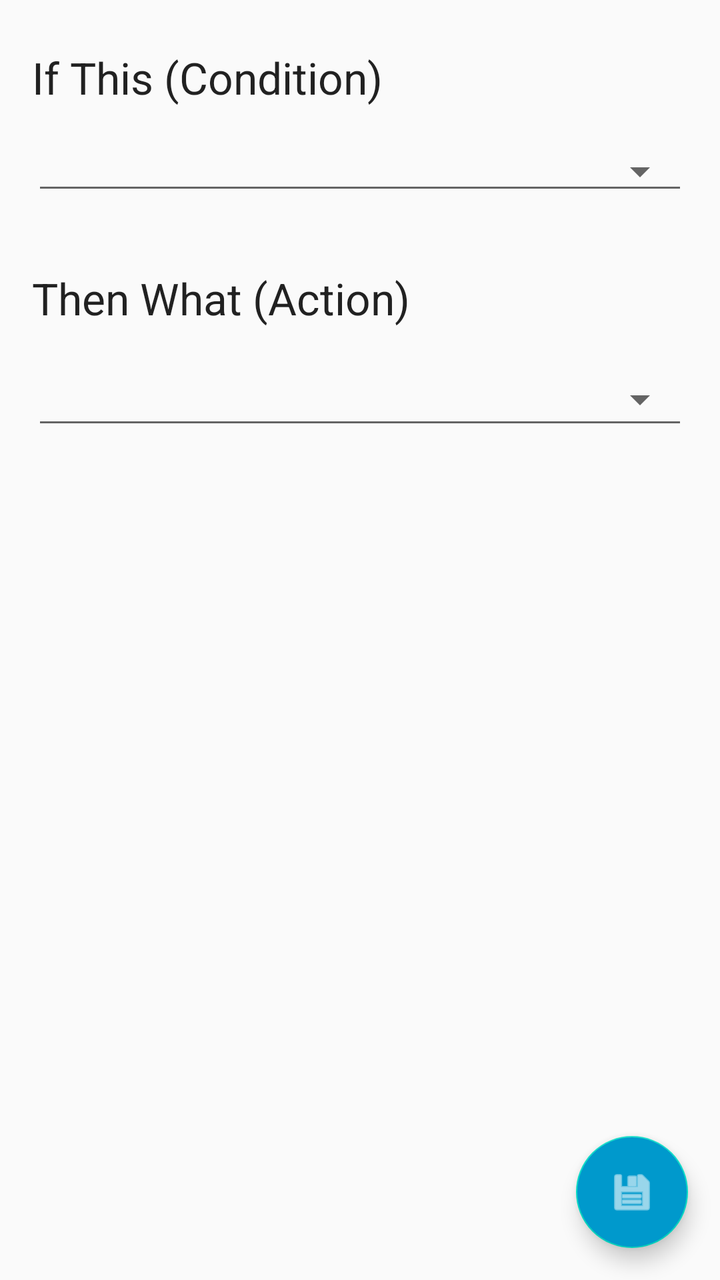
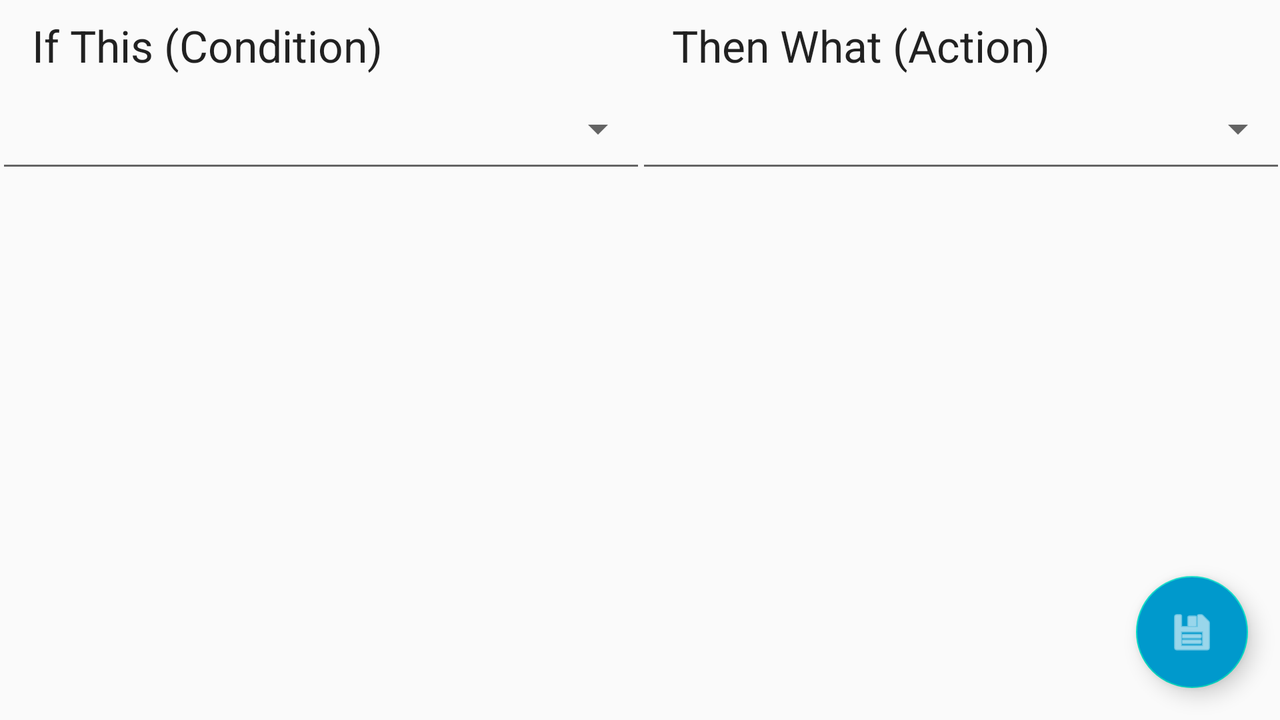

The same Android screen from two of the app's own layout files: first res/layout/ as a phone draws it, then the repository's variant for another configuration, drawn on a device whose configuration selects that folder. Both files follow.
<!-- AndroidManifest.xml: application theme AppTheme -->
<!-- res/layout/activity_add_routine.xml -->
<?xml version="1.0" encoding="utf-8"?>
<androidx.coordinatorlayout.widget.CoordinatorLayout xmlns:android="http://schemas.android.com/apk/res/android"
    xmlns:app="http://schemas.android.com/apk/res-auto"
    xmlns:tools="http://schemas.android.com/tools"
    android:layout_width="match_parent"
    android:layout_height="match_parent"
    tools:context=".AddRoutineActivity">

    <com.google.android.material.floatingactionbutton.FloatingActionButton
        android:id="@+id/saveFab"
        android:layout_width="wrap_content"
        android:layout_height="wrap_content"
        android:layout_gravity="bottom|end"
        android:layout_margin="@dimen/fab_margin"
        android:tint="@android:color/white"
        android:backgroundTint="@android:color/holo_blue_dark"
        app:srcCompat="@android:drawable/ic_menu_save" />

    <ScrollView
        android:layout_width="match_parent"
        android:layout_height="match_parent">

        <androidx.constraintlayout.widget.ConstraintLayout
            android:layout_width="match_parent"
            android:layout_height="wrap_content">

            <TextView
                android:id="@+id/ifThis"
                android:layout_width="wrap_content"
                android:layout_height="wrap_content"
                android:layout_marginStart="16dp"
                android:layout_marginTop="24dp"
                android:text="@string/if_this_condition"
                android:textAppearance="@style/TextAppearance.AppCompat.Large"
                app:layout_constraintStart_toStartOf="parent"
                app:layout_constraintTop_toTopOf="parent" />

            <TextView
                android:id="@+id/thenWhat"
                android:layout_width="wrap_content"
                android:layout_height="wrap_content"
                android:layout_marginStart="16dp"
                android:layout_marginTop="16dp"
                android:text="@string/then_what_action"
                android:textAppearance="@style/TextAppearance.AppCompat.Large"
                app:layout_constraintStart_toStartOf="parent"
                app:layout_constraintTop_toBottomOf="@+id/conditionContainer" />

            <Spinner
                android:id="@+id/conditionSpinner"
                style="@style/Widget.AppCompat.Spinner.Underlined"
                android:layout_width="match_parent"
                android:layout_height="33dp"
                android:layout_marginStart="16dp"
                android:layout_marginTop="16dp"
                android:layout_marginEnd="16dp"
                android:textAppearance="@style/TextAppearance.AppCompat.Large"
                app:layout_constraintEnd_toEndOf="parent"
                app:layout_constraintStart_toStartOf="parent"
                app:layout_constraintTop_toBottomOf="@+id/ifThis" />

            <Spinner
                android:id="@+id/actionSpinner"
                style="@style/Widget.AppCompat.Spinner.Underlined"
                android:layout_width="match_parent"
                android:layout_height="40dp"
                android:layout_marginStart="16dp"
                android:layout_marginTop="16dp"
                android:layout_marginEnd="16dp"
                android:textAppearance="@style/TextAppearance.AppCompat.Large"
                app:layout_constraintEnd_toEndOf="parent"
                app:layout_constraintStart_toStartOf="parent"
                app:layout_constraintTop_toBottomOf="@+id/thenWhat" />

            <LinearLayout
                android:id="@+id/conditionContainer"
                android:layout_width="wrap_content"
                android:layout_height="wrap_content"
                android:layout_marginTop="16dp"
                android:orientation="vertical"
                app:layout_constraintEnd_toEndOf="parent"
                app:layout_constraintStart_toStartOf="parent"
                app:layout_constraintTop_toBottomOf="@+id/conditionSpinner" />

            <LinearLayout
                android:id="@+id/actionContainer"
                android:layout_width="match_parent"
                android:layout_height="wrap_content"
                android:layout_marginTop="16dp"
                android:orientation="vertical"
                app:layout_constraintEnd_toEndOf="parent"
                app:layout_constraintStart_toStartOf="parent"
                app:layout_constraintTop_toBottomOf="@+id/actionSpinner"
                android:paddingBottom="90dp"/>

        </androidx.constraintlayout.widget.ConstraintLayout>
    </ScrollView>


</androidx.coordinatorlayout.widget.CoordinatorLayout>
<!-- resources referenced by this layout -->
<resources>
  <dimen name="fab_margin">16dp</dimen>
  <string name="if_this_condition">If This (Condition)</string>
  <string name="then_what_action">Then What (Action)</string>
  <style name="AppTheme" parent="Theme.AppCompat.Light.DarkActionBar">
          
          <item name="colorPrimary">@color/colorPrimary</item>
          <item name="colorPrimaryDark">@color/colorPrimaryDark</item>
          <item name="colorAccent">@color/colorAccent</item>
      </style>
  <color name="colorPrimary">#6200EE</color>
  <color name="colorPrimaryDark">#3700B3</color>
  <color name="colorAccent">#03DAC5</color>
</resources>
<!-- res/layout-land/activity_add_routine.xml (the repository's variant of the layout above) -->
<!-- drawn on the phone turned sideways -->
<?xml version="1.0" encoding="utf-8"?>
<androidx.coordinatorlayout.widget.CoordinatorLayout xmlns:android="http://schemas.android.com/apk/res/android"
    xmlns:app="http://schemas.android.com/apk/res-auto"
    xmlns:tools="http://schemas.android.com/tools"
    android:layout_width="match_parent"
    android:layout_height="match_parent"
    tools:context=".AddRoutineActivity">

    <com.google.android.material.floatingactionbutton.FloatingActionButton
        android:id="@+id/saveFab"
        android:layout_width="wrap_content"
        android:layout_height="wrap_content"
        android:layout_gravity="bottom|end"
        android:layout_margin="@dimen/fab_margin"
        android:tint="@android:color/white"
        android:backgroundTint="@android:color/holo_blue_dark"
        app:srcCompat="@android:drawable/ic_menu_save" />

    <LinearLayout
        android:layout_width="match_parent"
        android:layout_height="match_parent"
        android:orientation="horizontal"
        android:baselineAligned="false">

        <androidx.constraintlayout.widget.ConstraintLayout
            android:id="@+id/ConstraintCondition"
            android:layout_width="0dp"
            android:layout_height="match_parent"
            android:layout_weight="0.5">

            <TextView
                android:id="@+id/ifThis"
                android:layout_width="wrap_content"
                android:layout_height="wrap_content"
                android:layout_marginStart="16dp"
                android:layout_marginTop="8dp"
                android:text="@string/if_this_condition"
                android:textAppearance="@style/TextAppearance.AppCompat.Large"
                app:layout_constraintStart_toStartOf="parent"
                app:layout_constraintTop_toTopOf="parent" />

            <Spinner
                android:id="@+id/conditionSpinner"
                style="@style/Widget.AppCompat.Spinner.Underlined"
                android:layout_width="325dp"
                android:layout_height="54dp"
                android:textAppearance="@style/TextAppearance.AppCompat.Large"
                app:layout_constraintEnd_toEndOf="parent"
                app:layout_constraintStart_toStartOf="parent"
                app:layout_constraintTop_toBottomOf="@+id/ifThis" />


            <ScrollView
                android:id="@+id/scrollCondition"
                android:layout_width="0dp"
                android:layout_height="wrap_content"
                app:layout_constraintEnd_toEndOf="parent"
                app:layout_constraintStart_toStartOf="parent"
                app:layout_constraintTop_toBottomOf="@+id/conditionSpinner">

                <LinearLayout
                    android:layout_width="wrap_content"
                    android:layout_height="wrap_content"
                    android:orientation="vertical">


                    <LinearLayout
                        android:id="@+id/conditionContainer"
                        android:layout_width="wrap_content"
                        android:layout_height="match_parent"
                        android:layout_marginTop="8dp"
                        android:orientation="vertical"
                        android:paddingBottom="90dp" />
                </LinearLayout>
            </ScrollView>

        </androidx.constraintlayout.widget.ConstraintLayout>

        <androidx.constraintlayout.widget.ConstraintLayout
            android:id="@+id/ConstraintAction"
            android:layout_width="0dp"
            android:layout_height="match_parent"
            android:layout_weight="0.5">

            <TextView
                android:id="@+id/thenWhat"
                android:layout_width="wrap_content"
                android:layout_height="wrap_content"
                android:layout_marginStart="16dp"
                android:layout_marginTop="8dp"
                android:text="@string/then_what_action"
                android:textAppearance="@style/TextAppearance.AppCompat.Large"
                app:layout_constraintStart_toStartOf="parent"
                app:layout_constraintTop_toTopOf="parent" />

            <Spinner
                android:id="@+id/actionSpinner"
                style="@style/Widget.AppCompat.Spinner.Underlined"
                android:layout_width="325dp"
                android:layout_height="54dp"
                android:textAppearance="@style/TextAppearance.AppCompat.Large"
                app:layout_constraintEnd_toEndOf="parent"
                app:layout_constraintStart_toStartOf="parent"
                app:layout_constraintTop_toBottomOf="@+id/thenWhat" />

            <LinearLayout
                android:id="@+id/actionContainer"
                android:layout_width="0dp"
                android:layout_height="wrap_content"
                android:orientation="vertical"
                android:paddingBottom="90dp"
                app:layout_constraintEnd_toEndOf="parent"
                app:layout_constraintStart_toStartOf="parent"
                app:layout_constraintTop_toBottomOf="@+id/actionSpinner" />

        </androidx.constraintlayout.widget.ConstraintLayout>
    </LinearLayout>
</androidx.coordinatorlayout.widget.CoordinatorLayout>
